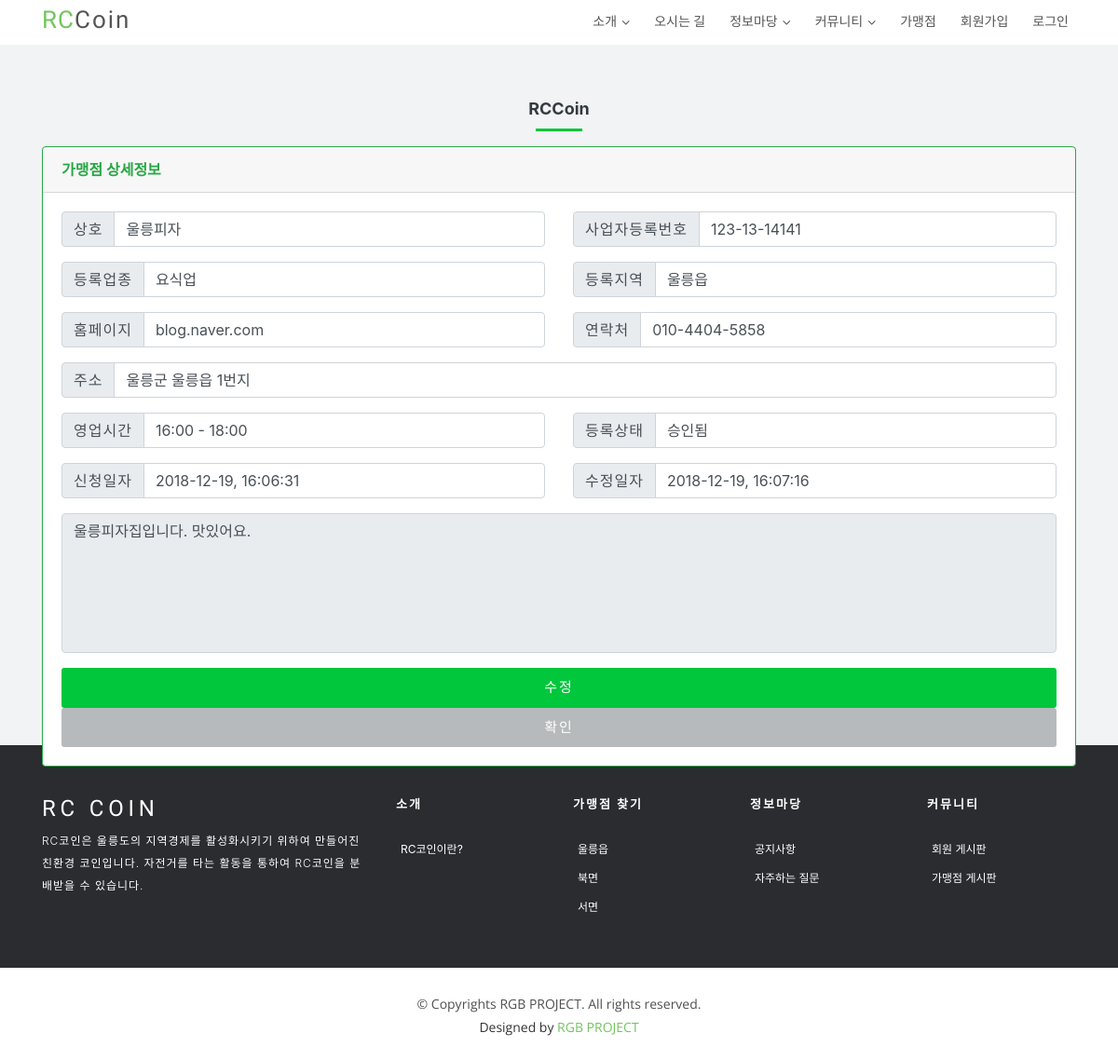
Screenshot of /store/read/1/ with the database file from the repository.
### store/models.py (models this page shows, shortened)
@python_2_unicode_compatible
class Store(models.Model):
    name = models.CharField(max_length=100, null=True)
    corporate_number = models.CharField(max_length=12, null=True)
    representative = models.ForeignKey(User, null=True, on_delete=models.CASCADE)
    category = models.ForeignKey(Category, null=True, on_delete=models.CASCADE)
    location = models.ForeignKey(Location, null=True, on_delete=models.CASCADE)
    address = models.CharField(max_length=100, null=True)
    phone_number = models.CharField(max_length=15, null=True)
    url = models.CharField(max_length=100, null=True)
    opening_hour = models.CharField(max_length=2, null=True)
    opening_minute = models.CharField(max_length=2, null=True)
    closing_hour = models.CharField(max_length=2, null=True)
    closing_minute = models.CharField(max_length=2, null=True)
    description = models.TextField(blank=True)
    registered_date = models.DateTimeField(auto_now_add=True, null=True)
    modified_date = models.DateTimeField(auto_now=True)
    status = models.CharField(max_length=1, null=True)

class Category(models.Model):
    domain = models.CharField(max_length=20)
    def __str__(self):
        return self.domain

class Location(models.Model):
    loc = models.CharField(max_length=20)
    def __str__(self):
        return self.loc

### store/views.py (the view)
# urls.py: path('read/<int:pk>/',StoreDV.as_view(), name='read'),
class StoreDV(DetailView):
    model = Store
    context_object_name = 'store'
    template_name = 'store/myStore_detail.html'
    def get_context_data(self, **kwargs):
        context = super(StoreDV, self).get_context_data(**kwargs)
        return context

### templates/store/myStore_detail.html
{% extends 'index_base.html' %}
{% load staticfiles %}
{% block head %}
<link rel="stylesheet" type="text/css" href="{% static 'css/profile.css' %}"/>
<link rel="stylesheet" type="text/css" href="{% static 'css/store.css' %}"/>
{% endblock head %}
{% block content %}
<section id="hero">
    <br/>
    <div class="container">
        <div class="con_tit">
            <h3>RCCoin</h3>
        </div>
        <div class="card border-success">
            <div class="card-header text-success">
                <strong>가맹점 상세정보</strong>
            </div>
            <div class="card-body">
                <div class="card-block row">
                    <div class="col-sm input-group mb-3">
                        <div class="input-group-prepend">
                            <span class="input-group-text">상호</span>
                        </div>
                        <input type="text" class="form-control" value="{{ store.name }}" disabled>
                    </div>
                    <div class="col-sm input-group mb-3">
                        <div class="input-group-prepend">
                            <span class="input-group-text">사업자등록번호</span>
                        </div>
                        <input type="text" class="form-control" value="{{ store.corporate_number }}" disabled>
                    </div>
                </div>
                <div class="card-block row">
                    <div class="col-sm input-group mb-3">
                        <div class="input-group-prepend">
                            <span class="input-group-text">등록업종</span>
                        </div>
                        <input type="text" class="form-control" value="{{ store.category }}" disabled>
                    </div>
                    <div class="col-sm input-group mb-3">
                        <div class="input-group-prepend">
                            <span class="input-group-text">등록지역</span>
                        </div>
                        <input type="text" class="form-control" value="{{ store.location }}" disabled>
                    </div>
                </div>
                <div class="card-block row">
                    <div class="col-sm input-group mb-3">
                        <div class="input-group-prepend">
                            <span class="input-group-text">홈페이지</span>
                        </div>
                        <input type="text" class="form-control" value="{{ store.url }}" disabled>
                    </div>
                    <div class="col-sm input-group mb-3">
                        <div class="input-group-prepend">
                            <span class="input-group-text">연락처</span>
                        </div>
                        <input type="text" class="form-control" value="{{ store.phone_number }}" disabled>
                    </div>
                </div>
                <div class="card-block row">
                    <div class="col-sm input-group mb-3">
                        <div class="input-group-prepend">
                            <span class="input-group-text">주소</span>
                        </div>
                        <input type="text" class="form-control" value="{{ store.address }}" disabled>
                    </div>
                </div>
                <div class="card-block row">
                    <div class="col-sm input-group mb-3">
                        <div class="input-group-prepend">
                            <span class="input-group-text">영업시간</span>
                        </div>
                        <input type="text" class="form-control"
                               value="{{ store.opening_hour }}:{{ store.opening_minute }} - {{ store.closing_hour }}:{{ store.closing_minute }}"
                               disabled>
                    </div>
                    <div class="col-sm input-group mb-3">
                        <div class="input-group-prepend">
                            <span class="input-group-text">등록상태</span>
                        </div>
                        {% if store.status == 'a' %}
                        <input type="text" class="form-control" value="승인됨" disabled>
                        {% else %}
                        <input type="text" class="form-control" value="승인대기" disabled>
                        {% endif %}
                    </div>
                </div>
                <div class="card-block row">
                    <div class="col-sm input-group mb-3">
                        <div class="input-group-prepend">
                            <span class="input-group-text">신청일자</span>
                        </div>
                        <input type="text" class="form-control"
                               value="{{ store.registered_date | date:'Y-m-d, H:i:s' }}" disabled>
                    </div>
                    <div class="col-sm input-group mb-3">
                        <div class="input-group-prepend">
                            <span class="input-group-text">수정일자</span>
                        </div>
                        <input type="text" class="form-control" value="{{ store.modified_date | date:'Y-m-d, H:i:s'}}"
                               disabled>
                    </div>
                </div>
                <div class="card-block">
                    <div class="input-group mb-3">
                        <textarea class="form-control text-area" disabled>{{ store.description }}</textarea>
                    </div>
                </div>
                <div class="row">
                    <div class="col-sm align-center">
                        <a href="{% url 'store:edit' store.id %}" class="one_green">수정</a>
                        <a href="{% url 'store:myList' %}" class="one_gray">확인</a>
                    </div>
                </div>
            </div>
        </div>
    </div>
</section>
{% endblock %}

### static/css/style.css (style rules this page uses)
body { background-color: #fff; color: #333; }
h1, h2, h3, h4, h5, h6 { margin: 0; }
a { letter-spacing: 2px; text-decoration: none; }
span { letter-spacing: 1px; }
#hero { width: 100%; height: calc(100vh - 40px); background: url(../img/hero-bg.png) center bottom no-repeat; background-size: 100%; position: relative; margin-top: 40px; }
@media (min-width: 1025px) { #hero { background-attachment: fixed; } }
a { color: #23bab5; }

### static/css/profile.css (style rules this page uses)
body { background-color: #f1f3f5; }
div, h2, h3, h4, h5, h6, p, ul, li, input, textarea, button, select { margin:0; padding:0; border:0; display: block; box-sizing:border-box; }
a { text-decoration:none; color:#000; }
input, select, textarea, button { vertical-align:middle; }
input, textarea { border-radius:3px; }
input { border: 1px solid #d8dde2; }
a { color:#343a40;text-decoration:none; }
.con_tit { position: relative; padding: 27px 10px 15px; font-weight: 700; font-size: 1.05em; border: 1px solid transparent; text-align: center; }
.con_tit h3 { display: inline; height: 16px; font-weight: 500; font-size: 18px; font-weight: bold; color: #343a40; margin: 20px 0 10px; }
.con_tit h3:after { content: ""; display: block; width: 50px; border-bottom: 2px solid #00c73c; margin: 5px auto 0; }
.align-center { text-align: center; }
.one_green, .one_green:active, .one_green:hover { display: block; color: #fff; border-radius: 3px; text-align: center; background-color: #00c73c; padding: 10px 30px; font-size: 15px; }
.one_gray, .one_gray:active, .one_gray:hover { display: block; color: #fff; border-radius: 3px; text-align: center; background-color: #b7babc; padding: 10px 30px; font-size: 15px; }
@media all and (min-width:769px) { .con_tit { padding-top: 40px; } }
@media all and (min-width:769px) { .con_tit h3:after { width: 50px; border-bottom: 3px solid #00c73c; margin: 8px auto 0; } }

### static/css/store.css (style rules this page uses)
.text-area { height: 150px; resize: none; }
input[type="text"]:disabled { background-color: #fff; }
.align-center { text-align: center; }
.one_green { color: #fff; border-radius: 3px; text-align: center; background-color: #00c73c; padding: 10px 30px; font-size: 15px; }
.one_gray { color: #fff; border-radius: 3px; text-align: center; background-color: #b7babc; padding: 10px 30px; font-size: 15px; }
a { color:#fff; text-decoration: none; }

### rows the page displays
Store: name "울릉피자", corporate_number "123-13-14141", category "요식업", location "울릉읍", url "blog.naver.com", phone_number "010-4404-5858", address "울릉군 울릉읍 1번지", opening_hour "16:00 - 18:00", registered_date "2018-12-19, 16:06:31", modified_date "2018-12-19, 16:07:16", description "울릉피자집입니다. 맛있어요."
